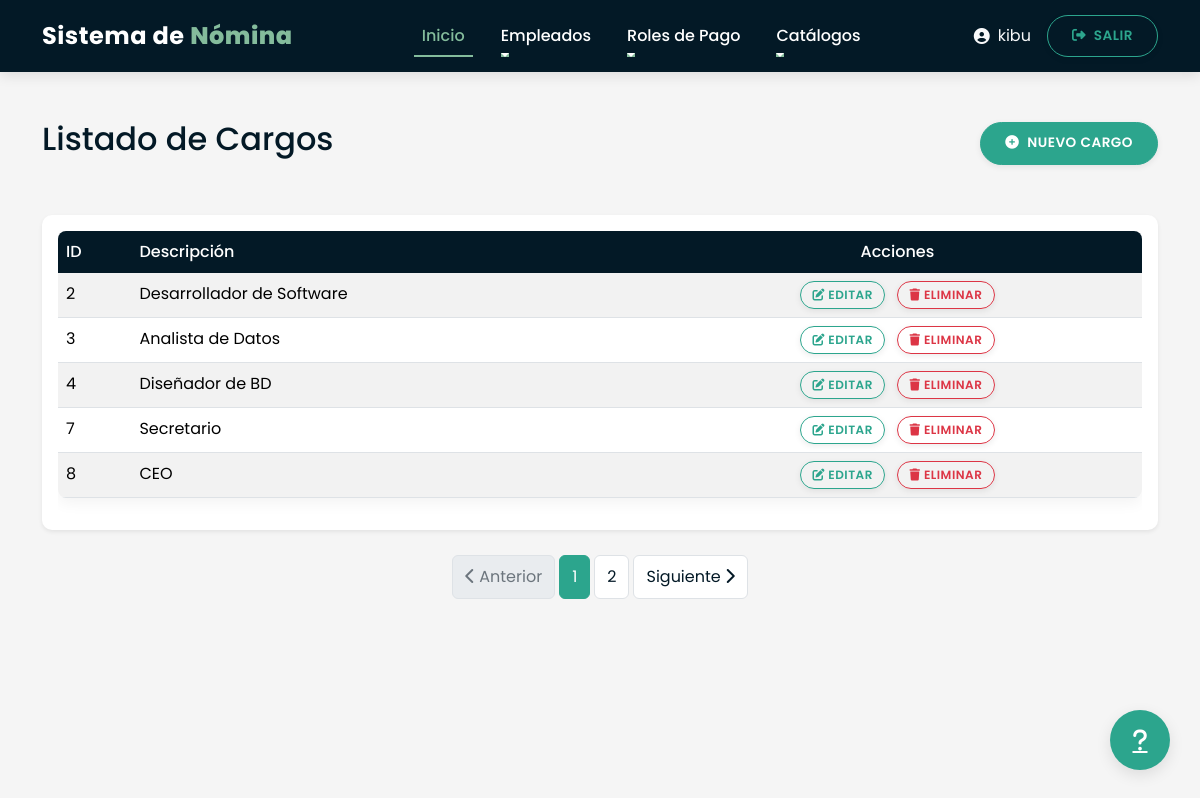
Before: /listar_cargos/ (signed in) with the older database file.
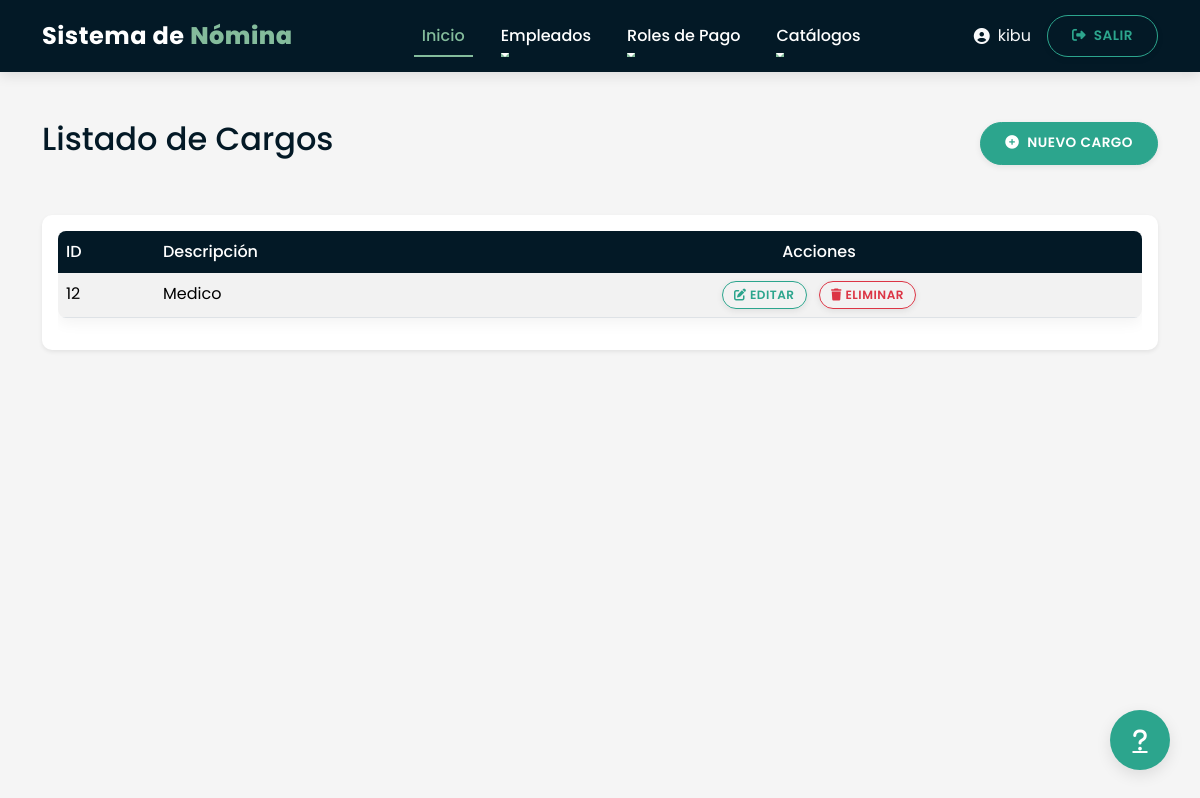
After: the same page with the newer database file.
### Nomina/models.py (models this page shows, shortened)
class Cargo(models.Model):
    descripcion = models.CharField(max_length=100)

### Nomina/views.py (the view)
# urls.py: path('listar_cargos/', views.listar_cargos, name='listar_cargos'),
@login_required
def listar_cargos(request):
    cargos = Cargo.objects.all()
    paginator = Paginator(cargos, 5)  # 10 empleados por página
    page = request.GET.get('page', 1)
    try:
        cargos_paginados = paginator.page(page)
    except PageNotAnInteger:
        cargos_paginados = paginator.page(1)
    except:
        cargos_paginados = paginator.page(paginator.num_pages)
    return render(request, 'cargo/list.html', {'cargos': cargos_paginados, 'title': 'Listado de Cargos'})

### template/cargo/list.html (shortened to what this page needs)
{% extends "home.html" %}
{% block content %}
<section class="py-5">
  <div class="container">
    <div class="row mb-4">
      <div class="col-lg-12">
        <div class="d-flex justify-content-between align-items-center mb-4">
          <h2>{{ title }}</h2>
          <a href="{% url 'Nomina:crear_cargo' %}" class="btn btn-primary">
            <i class="fas fa-plus-circle me-2"></i>Nuevo Cargo
          </a>
        </div>
      </div>
    </div>
    <div class="row">
      <div class="col-lg-12">
        <div class="card shadow-sm">
          <div class="card-body">
            <div class="table-responsive">
              <table class="table table-hover table-striped">
                <thead class="table-light">
                  <tr>
                    <th>ID</th>
                    <th>Descripción</th>
                    <th class="text-center">Acciones</th>
                  </tr>
                </thead>
                <tbody>
                  {% for c in cargos %}
                  <tr>
                    <td>{{ c.id }}</td>
                    <td>{{ c.descripcion }}</td>
                    <td class="text-center">
                      <a href="{% url 'Nomina:actualizar_cargo' c.id %}" class="btn btn-sm btn-outline-primary me-2">
                        <i class="fas fa-edit"></i> Editar
                      </a>
                      <a href="{% url 'Nomina:eliminar_cargo' c.id %}" class="btn btn-sm btn-outline-danger">
                        <i class="fas fa-trash"></i> Eliminar
                      </a>
                    </td>
                  </tr>
                  {% endfor %}
                </tbody>
              </table>
            </div>
            </div>
        </div>
        {% if cargos.has_other_pages %}
        <nav aria-label="Page navigation" class="mt-4">
          <ul class="pagination justify-content-center">
            {% if cargos.has_previous %}
            <li class="page-item">
              <a class="page-link" href="?page={{ cargos.previous_page_number }}">
                <i class="fas fa-chevron-left me-1"></i>Anterior
              </a>
            </li>
            {% else %}
            <li class="page-item disabled">
              <a class="page-link" href="#" tabindex="-1" aria-disabled="true">
                <i class="fas fa-chevron-left me-1"></i>Anterior
              </a>
            </li>
            {% endif %}
            {% for i in cargos.paginator.page_range %}
              {% if cargos.number == i %}
              <li class="page-item active">
                <a class="page-link" href="#">{{ i }}</a>
              </li>
              {% else %}
              <li class="page-item">
                <a class="page-link" href="?page={{ i }}">{{ i }}</a>
              </li>
              {% endif %}
            {% endfor %}
            {% if cargos.has_next %}
            <li class="page-item">
              <a class="page-link" href="?page={{ cargos.next_page_number }}">
                Siguiente<i class="fas fa-chevron-right ms-1"></i>
              </a>
            </li>
            {% else %}
            <li class="page-item disabled">
              <a class="page-link" href="#" tabindex="-1" aria-disabled="true">
                Siguiente<i class="fas fa-chevron-right ms-1"></i>
              </a>
            </li>
            {% endif %}
          </ul>
        </nav>
        {% endif %}
      </div>
    </div>
  </div>
</section>
{% endblock %}

### template/home.html (shortened to what this page needs)
{% load static %}
<!DOCTYPE html>
<html lang="es">
<head>
  {% load static %}
  <link href={% static 'css/bootstrap.min.css' %} rel="stylesheet">
  <link href="https://cdnjs.cloudflare.com/ajax/libs/font-awesome/6.4.0/css/all.min.css" rel="stylesheet">
</head>
<body>
  <nav class="navbar navbar-expand-lg navbar-dark sticky-top">
    <div class="container">
      <a class="navbar-brand" href="{% url 'home' %}">Sistema de <span>Nómina</span></a>
      <div class="collapse navbar-collapse" id="navbarNav">
        <ul class="navbar-nav mx-auto">
          {% if user.is_authenticated %}
            <li class="nav-item">
              <a class="nav-link active" href="{% url 'home' %}">Inicio</a>
            </li>
            <li class="nav-item dropdown">
              <a class="nav-link dropdown-toggle" href="#" id="empleadosDropdown" role="button" data-bs-toggle="dropdown">
                Empleados
              </a>
            </li>
            <li class="nav-item dropdown">
              <a class="nav-link dropdown-toggle" href="#" id="rolesDropdown" role="button" data-bs-toggle="dropdown">
                Roles de Pago
              </a>
            </li>
            <li class="nav-item dropdown">
              <a class="nav-link dropdown-toggle" href="#" id="catalogosDropdown" role="button" data-bs-toggle="dropdown">
                Catálogos
              </a>
            </li>
          {% endif %}
        </ul>
        <div class="d-flex align-items-center">
          {% if user.is_authenticated %}
            <div class="me-3 d-flex align-items-center text-light">
              <i class="fas fa-user-circle me-2"></i>
              <span>{{ user.username }}</span>
            </div>
            <a class="btn btn-outline-primary" href="{% url 'Nomina:logout' %}">
              <i class="fas fa-sign-out-alt me-1"></i> Salir
            </a>
          {% else %}
            <a class="btn btn-outline-primary me-2" href="{% url 'Nomina:signin' %}">Iniciar Sesión</a>
            <a class="btn btn-primary" href="{% url 'Nomina:signup' %}">Registrarse</a>
          {% endif %}
        </div>
      </div>
    </div>
  </nav>
  {% block content %}{% endblock content %}
  <a href="#" class="floating-btn" title="Ayuda">
    <i class="fas fa-question"></i>
  </a>
</body>
</html>

### template/home.html (style rules this page uses)
:root { --primary-color: #031926; --secondary-color: #2CA58D; --accent-color: #84BC9C; --light-color: #F5F5F5; --light-accent: #E9ECEF; --text-color: #333; --text-light: #ffffff; --text-muted: #6C757D; --border-radius: 10px; --shadow-sm: 0 2px 6px rgba(0, 0, 0, 0.08); --shadow-md: 0 4px 12px rgba(0, 0, 0, 0.1); --shadow-lg: 0 8px 24px rgba(0, 0, 0, 0.15); --transition: all 0.3s ease; }
body { font-family: 'Poppins', sans-serif; color: var(--text-color); overflow-x: hidden; background-color: var(--light-color); line-height: 1.6; }
.navbar { background-color: var(--primary-color) !important; box-shadow: var(--shadow-md); padding: 12px 0; }
.navbar-brand { font-weight: 700; color: var(--text-light) !important; font-size: 1.5rem; letter-spacing: 0.5px; }
.navbar-brand span { color: var(--accent-color) !important; font-weight: 800; }
.nav-link { font-weight: 500; color: var(--text-light) !important; margin: 0 10px; transition: var(--transition); padding: 8px 0; position: relative; }
.nav-link:after { content: ''; position: absolute; width: 0; height: 2px; background: var(--accent-color); bottom: 0; left: 0; transition: var(--transition); }
.nav-link:hover:after, .nav-link.active:after { width: 100%; }
.nav-link:hover, .nav-link.active { color: var(--accent-color) !important; }
.btn { border-radius: 50px; font-weight: 600; padding: 10px 24px; transition: var(--transition); text-transform: uppercase; letter-spacing: 0.5px; font-size: 0.85rem; box-shadow: var(--shadow-sm); }
.btn-sm { padding: 6px 16px; font-size: 0.75rem; }
.btn-primary { background-color: var(--secondary-color); border-color: var(--secondary-color); }
.btn-outline-primary { border-color: var(--secondary-color); color: var(--secondary-color); }
section.py-5 h2 { color: var(--primary-color); }
.dropdown-toggle::after { margin-left: 0.5em; vertical-align: middle; }
.floating-btn { position: fixed; bottom: 30px; right: 30px; width: 60px; height: 60px; border-radius: 50%; background-color: var(--secondary-color); color: white; display: flex; align-items: center; justify-content: center; font-size: 1.5rem; box-shadow: 0 5px 15px rgba(0, 0, 0, 0.1); z-index: 999; transition: all 0.3s ease; }

### template/cargo/list.html (style rules this page uses)
table.table { border-radius: 8px; overflow: hidden; box-shadow: 0 5px 15px rgba(0, 0, 0, 0.05); }
.table thead th { background-color: var(--primary-color); color: white; font-weight: 500; border-color: var(--primary-color); }
.btn-sm { border-radius: 20px; padding: 0.25rem 0.7rem; }
.btn-outline-danger { border-color: #dc3545; color: #dc3545; }
.card { border-radius: 10px; border: none; margin-bottom: 25px; overflow: hidden; }

Changed rows visible on the page:
removed Cargo: id "2", descripcion "Desarrollador de Software"
removed Cargo: id "3", descripcion "Analista de Datos"
removed Cargo: id "4", descripcion "Diseñador de BD"
removed Cargo: id "7", descripcion "Secretario"
removed Cargo: id "8", descripcion "CEO"
added Cargo: id "12", descripcion "Medico"
Other visible differences:
text no longer shown: "Anterior Siguiente"
list line gone: "1"
list line gone: "2"
